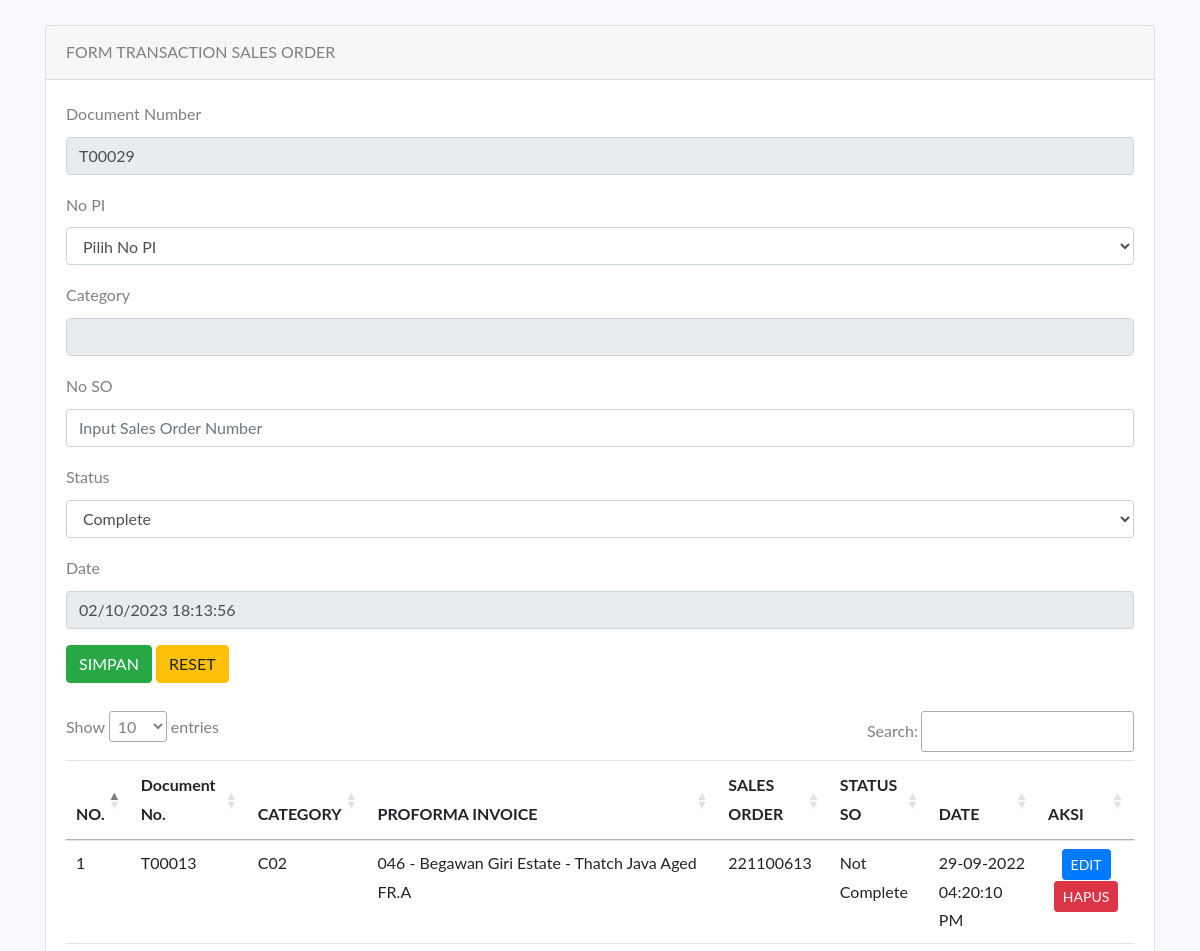
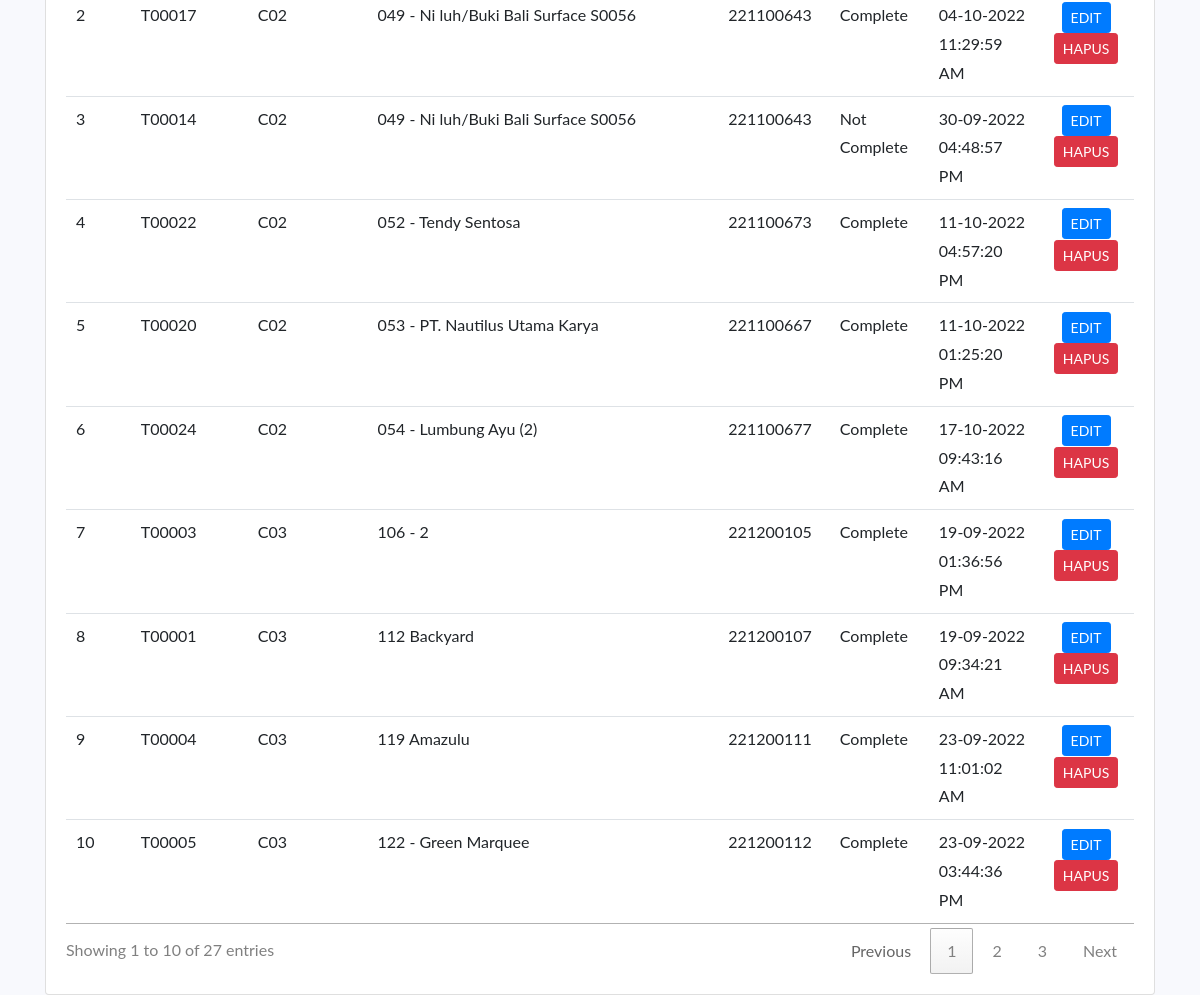
Screenshot of /pages/sales/so/index.php with the database file from the repository (2 pictures, top to bottom).
### tables this page shows
CREATE TABLE `sales_order` (
  `NumDoc` varchar(10) NOT NULL,
  `CatID` varchar(10) NOT NULL,
  `NoPI` varchar(250) NOT NULL,
  `NoSO` varchar(256) NOT NULL,
  `status_so` varchar(25) NOT NULL,
  `DateSO` datetime NOT NULL,
  `DateSOSAP` datetime DEFAULT NULL,
  `UserID` varchar(10) NOT NULL
);

### pages/sales/so/index.php (the view, shortened to what this page needs)
<!doctype html>
<html lang="en">
  <head>
    <link rel="stylesheet" href="https://stackpath.bootstrapcdn.com/bootstrap/4.4.1/css/bootstrap.min.css">
    <link rel="stylesheet" href="//cdn.datatables.net/1.10.20/css/jquery.dataTables.min.css">
    <link rel="stylesheet" href="pages/sales/so/css/style.css">
	  <link rel="stylesheet" href="pages/sales/so/css/bootstrap-datetimepicker.min.css">
    <link rel="stylesheet" href="https://stackpath.bootstrapcdn.com/font-awesome/4.7.0/css/font-awesome.min.css">
  </head>
  <body>
<?php
	include('koneksi.php');
    $query3 = "SELECT max(NumDoc) as kodeTerbesar FROM sales_order";
    $hasil = mysqli_query($connection,$query3);
	$data3 = mysqli_fetch_array($hasil);
	$kodeBarang = $data3['kodeTerbesar'];
	$urutan = (int) substr($kodeBarang, 2, 5);
	$urutan++;
	$huruf = "T";
	$kodeBarang = $huruf . sprintf("%05s", $urutan);
	?>
    <div class="container" style="margin-top: 25px">
      <div class="row">
        <div class="col-md-12">
          <div class="card">
            <div class="card-header">
              FORM TRANSACTION SALES ORDER
            </div>
            <div class="card-body">
             <form action="pages/sales/so/simpan-so.php" method="POST">
                <div class="form-group">
                  <label>Document Number</label>
                  <input type="text" name="NumDoc" placeholder="Masukkan Document Number" required="required" value="<?php echo $kodeBarang ?>" class="form-control" readonly>
                </div>
                  <div class="form-group">
                  <label>No PI</label>
                  <select name="NoPI" id="NoPI" class="form-control" onchange='changeValue(this.value)' >
                      <option value="">Pilih No PI</option>
                     </select>
                </div>
                <div class="form-group">
                  <label>Category</label>
                  <input type="text" name="CatID"  class="form-control" id="NoSO" readonly>
                </div>
                <div class="form-group">
                  <label>No SO</label>
                  <input type="text" name="NoSO" placeholder="Input Sales Order Number" class="form-control">
                </div>
                <div class="form-group">
                  <label>Status</label>
                  <select name="status_so" class="form-control">
                        <option name="status_so" value="Complete">Complete</option>
                  </select>
                </div>
                <div class="form-group">
                  <label>Date </label>
                  <input type="text" name="DateSO" value="<?php date_default_timezone_set('Asia/Jakarta'); echo date("m/d/Y H:i:s");?>" class="form-control" readonly>
                </div>
                <button type="submit" class="btn btn-success">SIMPAN</button>
                <button type="reset" class="btn btn-warning">RESET</button>
              </form>
              <br/>
              <div class="table-responsive">
              <table class="table table-hover" id="deptTable">
                <thead>
                  <tr>
                    <th scope="col">NO.</th>
                    <th scope="col">Document No.</th>
                    <th scope="col">CATEGORY</th>
                    <th scope="col">PROFORMA INVOICE</th>
                    <th scope="col">SALES ORDER</th>
                    <th scope="col">STATUS SO</th>
                    <th scope="col">DATE</th>
                    <th scope="col">AKSI</th>
                  </tr>
                </thead>
                <tbody>
                  <?php
                      include('koneksi.php');
                      $no = 1;
                      $query = mysqli_query($connection,"SELECT t1.NumDoc as ND, t1.CatID as CAD, t1.NoPI as NP, t1.NoSO as SO, t1.status_so as SSO, t1.DateSO as DS, t1.DateSOSAP as DSAP, t2.UserName as Usern FROM sales_order t1 left join user t2 on t1.UserID = t2.UserID order by NP asc");
                      while($row = mysqli_fetch_array($query)){
                  ?>
                  <tr>
                      <td><?php echo $no++ ?></td>
                      <td><?php echo $row['ND'] ?></td>
                      <td><?php echo $row['CAD'] ?></td>
                      <td><?php echo $row['NP'] ?></td>
                      <td><?php echo $row['SO'] ?></td>
                      <td><?php echo $row['SSO'] ?></td>
                      <td><?php echo date("d-m-Y h:i:s A",strtotime($row['DS'])) ?></td>
                      <td class="text-center">
                        <a href="pages/sales/so/edit-so.php?id=<?php echo $row['ND'] ?>" class="btn btn-sm btn-primary">EDIT</a>
                        <a href="pages/sales/so/hapus-so.php?id=<?php echo $row['ND'] ?>" class="btn btn-sm btn-danger">HAPUS</a>
                      </td>
                  </tr>
                <?php } ?>
                </tbody>
              </table>
              </div>
            </div>
          </div>
      </div>
    </div>
  </body>
</html>

### rows the page displays
sales_order: NumDoc "T00013", CatID "C02", NoPI "046 - Begawan Giri Estate - Thatch Java Aged FR.A", NoSO "221100613", status_so "Not Complete", DateSO "29-09-2022 04:20:10 PM"
sales_order: NumDoc "T00017", CatID "C02", NoPI "049 - Ni luh/Buki Bali Surface S0056", NoSO "221100643", status_so "Complete", DateSO "04-10-2022 11:29:59 AM"
sales_order: NumDoc "T00014", CatID "C02", NoPI "049 - Ni luh/Buki Bali Surface S0056", NoSO "221100643", status_so "Not Complete", DateSO "30-09-2022 04:48:57 PM"
sales_order: NumDoc "T00022", CatID "C02", NoPI "052 - Tendy Sentosa", NoSO "221100673", status_so "Complete", DateSO "11-10-2022 04:57:20 PM"
sales_order: NumDoc "T00020", CatID "C02", NoPI "053 - PT. Nautilus Utama Karya", NoSO "221100667", status_so "Complete", DateSO "11-10-2022 01:25:20 PM"
sales_order: NumDoc "T00024", CatID "C02", NoPI "054 - Lumbung Ayu (2)", NoSO "221100677", status_so "Complete", DateSO "17-10-2022 09:43:16 AM"
sales_order: NumDoc "T00003", CatID "C03", NoPI "106 - 2", NoSO "221200105", status_so "Complete", DateSO "19-09-2022 01:36:56 PM"
sales_order: NumDoc "T00001", CatID "C03", NoPI "112 Backyard", NoSO "221200107", status_so "Complete", DateSO "19-09-2022 09:34:21 AM"
sales_order: NumDoc "T00004", CatID "C03", NoPI "119 Amazulu", NoSO "221200111", status_so "Complete", DateSO "23-09-2022 11:01:02 AM"
sales_order: NumDoc "T00005", CatID "C03", NoPI "122 - Green Marquee", NoSO "221200112", status_so "Complete", DateSO "23-09-2022 03:44:36 PM"
